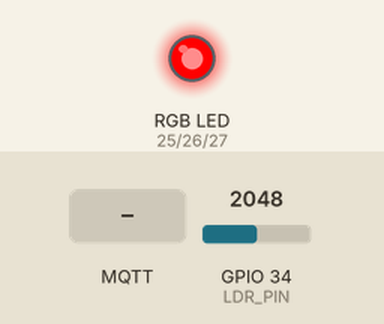
Recording of a sketch running on a simulated ESP32. Shown: an RGB LED mixed from three pins (HIGH = lit). The inputs (shaded band) are chosen by the test bench; at power-on: GPIO 34 (LDR_PIN) = 2048. WiFi joins after 1.5 s; servers stay silent unless stated; no MQTT or app messages arrive unless stated; what the sketch prints to the serial monitor is not drawn.

Above: at 0.1 s.
At 0.6 s:
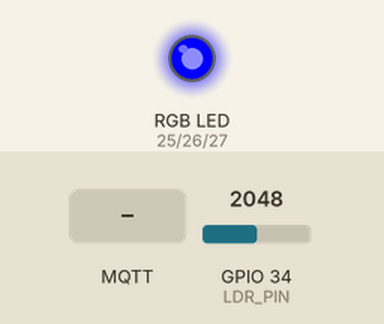
At 3.4 s:
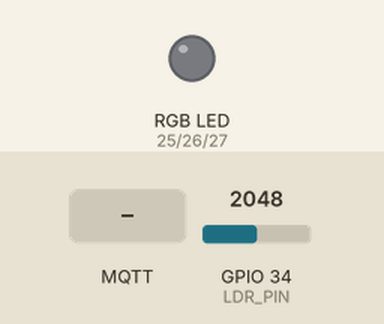
3.5 s: MQTT message "FF8800" arrives on the first subscribed topic
5.0 s: MQTT message "#FF8800" arrives on the first subscribed topic
6.5 s: MQTT message "#" arrives on the first subscribed topic
Timing chart, 0 to 9.5 s (numbered marks = the images above; inputs shaded):
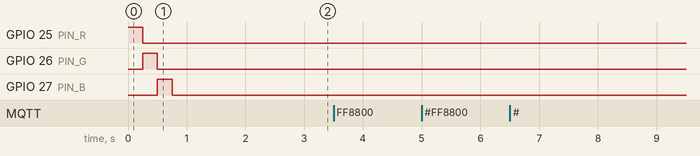

The sketch:

smart_lamp_rgb.ino
```cpp
// Smart Lamp RGB - baseado em examples/esp32-smart-lamp do FIWARE Made Simple (Fábio Cabrini)
//
// Mudanças em relação ao original:
//   - LED RGB por PWM (pinos 25, 26, 27) no lugar do LED onboard
//   - novo comando "color" com valor hexadecimal: <device_id>@color|FF8800
//   - "on" volta para a última cor usada; "off" apaga sem esquecer a cor
//   - publica a cor atual em c (atributo "color" no Orion)
//
//   publica    /<apikey>/<device_id>/attrs/l   luminosidade (0 a 100)
//   publica    /<apikey>/<device_id>/attrs     s|on|c|FF8800  ou  s|off|c|FF8800
//   assina     /<apikey>/<device_id>/cmd       lamp001@on|  lamp001@off|  lamp001@color|FF8800
//   publica    /<apikey>/<device_id>/cmdexe    lamp001@color|FF8800
//
// Bibliotecas: WiFi (core do ESP32) e PubSubClient (Nick O'Leary).
// Testado para o core ESP32 2.x/3.x (analogWrite funciona nos dois).

#include <WiFi.h>
#include <PubSubClient.h>

// ============================== Configuração ==============================
const char* WIFI_SSID     = "sua_rede_wifi";
const char* WIFI_PASSWORD = "sua_senha_wifi";

const char* MQTT_BROKER   = "ip_publico_da_vm";
const int   MQTT_PORT     = 1883;
const char* MQTT_USER     = "";
const char* MQTT_PASSWORD = "";

const char* APIKEY    = "TEF";
const char* DEVICE_ID = "lamp001";

const int PIN_R   = 25;
const int PIN_G   = 26;
const int PIN_B   = 27;
const int LDR_PIN = 34;

// LED RGB de ânodo comum (perna comum no 3V3)? -> true. Cátodo comum (perna comum no GND)? -> false.
const bool COMMON_ANODE = false;

// Sensor de luminosidade (módulo LDR, saída AO no GPIO 34)
// Teste: tampe o sensor com o dedo. Se o valor SUBIR no escuro, mude para true.
const bool LDR_INVERT = false;
const int  LDR_SAMPLES = 16;                          // média de 16 leituras: tira o "ruído" do ADC
const int  LUMINOSITY_JUMP = 5;                       // mudou 5 pontos ou mais? publica na hora
const unsigned long LUMINOSITY_SAMPLE_MS = 250;       // lê o sensor 4x por segundo
const unsigned long LUMINOSITY_MIN_GAP_MS = 1000;     // mas publica no máximo 1x por segundo

const unsigned long LUMINOSITY_INTERVAL_MS = 5000;    // publicação periódica (mesmo sem mudança)
const unsigned long STATE_INTERVAL_MS      = 60000;
const unsigned long RECONNECT_INTERVAL_MS  = 2000;
// ===========================================================================

WiFiClient wifiClient;
PubSubClient mqtt(wifiClient);

String attrsTopic, luminosityTopic, cmdTopic, cmdExeTopic, clientId;

bool ledOn = false;
uint8_t curR = 255, curG = 255, curB = 255;  // última cor escolhida (branco no início)
unsigned long lastLuminosityPublish = 0;
unsigned long lastLuminositySample = 0;
int lastLuminosity = -1;  // último valor publicado (-1 = nenhum ainda)
unsigned long lastStatePublish = 0;
unsigned long lastMqttAttempt = 0;

String colorHex() {
  char buf[7];
  snprintf(buf, sizeof(buf), "%02X%02X%02X", curR, curG, curB);
  return String(buf);
}

void writeRgb(uint8_t r, uint8_t g, uint8_t b) {
  if (COMMON_ANODE) { r = 255 - r; g = 255 - g; b = 255 - b; }
  analogWrite(PIN_R, r);
  analogWrite(PIN_G, g);
  analogWrite(PIN_B, b);
}

void applyLed() {
  if (ledOn) writeRgb(curR, curG, curB);
  else writeRgb(0, 0, 0);
}

void publishState() {
  String message = String("s|") + (ledOn ? "on" : "off") + "|c|" + colorHex();
  mqtt.publish(attrsTopic.c_str(), message.c_str());
  lastStatePublish = millis();
  Serial.printf("-> %s %s\n", attrsTopic.c_str(), message.c_str());
}

// Luminosidade de 0 (escuro) a 100 (muito claro), com média de várias leituras do ADC
int readLuminosity() {
  long sum = 0;
  for (int i = 0; i < LDR_SAMPLES; i++) {
    sum += analogRead(LDR_PIN);
    delayMicroseconds(200);
  }
  int raw = sum / LDR_SAMPLES;                 // 0 a 4095
  int luminosity = map(raw, 0, 4095, 0, 100);
  if (LDR_INVERT) luminosity = 100 - luminosity;
  return constrain(luminosity, 0, 100);
}

void publishLuminosity(int luminosity) {
  String message = String(luminosity);
  mqtt.publish(luminosityTopic.c_str(), message.c_str());
  lastLuminosity = luminosity;
  lastLuminosityPublish = millis();
  Serial.printf("-> %s %s\n", luminosityTopic.c_str(), message.c_str());
}

// Publica a cada LUMINOSITY_INTERVAL_MS ou na hora, se o ambiente mudar bruscamente
void checkLuminosity() {
  unsigned long now = millis();
  if (now - lastLuminositySample < LUMINOSITY_SAMPLE_MS) return;
  lastLuminositySample = now;

  int luminosity = readLuminosity();
  bool due = now - lastLuminosityPublish >= LUMINOSITY_INTERVAL_MS;
  bool jumped = lastLuminosity >= 0 && abs(luminosity - lastLuminosity) >= LUMINOSITY_JUMP &&
                now - lastLuminosityPublish >= LUMINOSITY_MIN_GAP_MS;
  if (due || jumped) publishLuminosity(luminosity);
}

void confirmCommand(const String& command, const String& result) {
  String message = String(DEVICE_ID) + "@" + command + "|" + result;
  mqtt.publish(cmdExeTopic.c_str(), message.c_str());
  Serial.printf("-> %s %s\n", cmdExeTopic.c_str(), message.c_str());
}

// Aceita "FF8800" ou "#FF8800". Retorna false se o valor for inválido.
bool parseHexColor(String value, uint8_t& r, uint8_t& g, uint8_t& b) {
  value.trim();
  if (value.startsWith("#")) value = value.substring(1);
  if (value.length() != 6) return false;
  for (unsigned int i = 0; i < 6; i++) if (!isxdigit(value[i])) return false;
  long rgb = strtol(value.c_str(), nullptr, 16);
  r = (rgb >> 16) & 0xFF;
  g = (rgb >> 8) & 0xFF;
  b = rgb & 0xFF;
  return true;
}

// Comandos UltraLight 2.0: <device_id>@<comando>|<parâmetro>
void onMessage(char* topic, byte* payload, unsigned int length) {
  String message;
  for (unsigned int i = 0; i < length; i++) message += (char)payload[i];
  Serial.printf("<- %s %s\n", topic, message.c_str());

  int at = message.indexOf('@');
  if (at < 0) return;
  int bar = message.indexOf('|', at + 1);
  String device = message.substring(0, at);
  String command = message.substring(at + 1, bar < 0 ? message.length() : bar);
  String param = bar < 0 ? "" : message.substring(bar + 1);
  if (device != DEVICE_ID) return;

  if (command == "on") {
    ledOn = true;
    applyLed();
    confirmCommand(command, "ok");
  } else if (command == "off") {
    ledOn = false;
    applyLed();
    confirmCommand(command, "ok");
  } else if (command == "color") {
    uint8_t r, g, b;
    if (!parseHexColor(param, r, g, b)) {
      confirmCommand(command, "invalid color");
      return;
    }
    if (r == 0 && g == 0 && b == 0) {
      ledOn = false;  // preto = desligar, mas mantém a cor anterior para o "on"
    } else {
      curR = r; curG = g; curB = b;
      ledOn = true;
    }
    applyLed();
    confirmCommand(command, colorHex());
  } else {
    confirmCommand(command, "unknown command");
    return;
  }
  publishState();
}

void connectWiFi() {
  Serial.printf("Conectando ao Wi-Fi %s", WIFI_SSID);
  WiFi.mode(WIFI_STA);
  WiFi.begin(WIFI_SSID, WIFI_PASSWORD);
  while (WiFi.status() != WL_CONNECTED) {
    delay(250);
    Serial.print(".");
  }
  Serial.printf("\nWi-Fi conectado. IP: %s\n", WiFi.localIP().toString().c_str());
}

void connectMqtt() {
  if (millis() - lastMqttAttempt < RECONNECT_INTERVAL_MS) return;
  lastMqttAttempt = millis();

  Serial.printf("Conectando ao broker %s:%d como %s... ", MQTT_BROKER, MQTT_PORT, clientId.c_str());
  bool connected = strlen(MQTT_USER) > 0
                       ? mqtt.connect(clientId.c_str(), MQTT_USER, MQTT_PASSWORD)
                       : mqtt.connect(clientId.c_str());
  if (!connected) {
    Serial.printf("falhou (estado %d)\n", mqtt.state());
    return;
  }
  Serial.println("conectado");
  mqtt.subscribe(cmdTopic.c_str());
  publishState();
  publishLuminosity(readLuminosity());
}

void setup() {
  Serial.begin(115200);
  pinMode(PIN_R, OUTPUT);
  pinMode(PIN_G, OUTPUT);
  pinMode(PIN_B, OUTPUT);

  // Teste de cores na inicialização: vermelho, verde, azul.
  writeRgb(255, 0, 0); delay(250);
  writeRgb(0, 255, 0); delay(250);
  writeRgb(0, 0, 255); delay(250);
  ledOn = false;
  applyLed();

  String base = String("/") + APIKEY + "/" + DEVICE_ID;
  attrsTopic      = base + "/attrs";
  luminosityTopic = base + "/attrs/l";
  cmdTopic        = base + "/cmd";
  cmdExeTopic     = base + "/cmdexe";
  clientId = String("fiware-") + DEVICE_ID + "-" + String((uint32_t)ESP.getEfuseMac(), HEX);

  connectWiFi();
  mqtt.setServer(MQTT_BROKER, MQTT_PORT);
  mqtt.setCallback(onMessage);
}

void loop() {
  if (WiFi.status() != WL_CONNECTED) {
    connectWiFi();
    return;
  }
  if (!mqtt.connected()) {
    connectMqtt();
    return;
  }
  mqtt.loop();

  checkLuminosity();
  if (millis() - lastStatePublish >= STATE_INTERVAL_MS) {
    publishState();
  }
}
```

Measured:
- after the input at 3.5 s, every drawn part: stays the same
- after the input at 5.0 s, every drawn part: stays the same
- after the input at 6.5 s, every drawn part: stays the same
